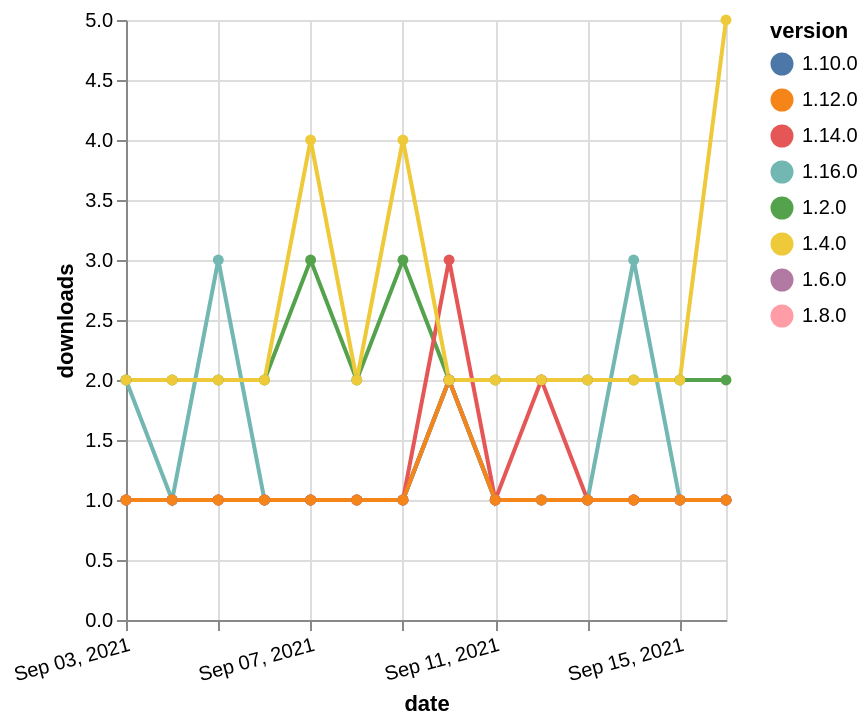

Express this chart as Vega-Lite.
### Vega-Lite specification from a JSON file in a GitHub repository (floating-point values rounded to 4 significant figures)
{"$schema": "https://vega.github.io/schema/vega-lite/v5.json", "description": "A simple bar chart with embedded data.", "data": {"values": [{"date": "2021-09-03", "total": 257, "delta": 1, "version": "1.6.0"}, {"date": "2021-09-04", "total": 258, "delta": 1, "version": "1.6.0"}, {"date": "2021-09-05", "total": 259, "delta": 1, "version": "1.6.0"}, {"date": "2021-09-06", "total": 260, "delta": 1, "version": "1.6.0"}, {"date": "2021-09-07", "total": 261, "delta": 1, "version": "1.6.0"}, {"date": "2021-09-08", "total": 262, "delta": 1, "version": "1.6.0"}, {"date": "2021-09-09", "total": 263, "delta": 1, "version": "1.6.0"}, {"date": "2021-09-10", "total": 265, "delta": 2, "version": "1.6.0"}, {"date": "2021-09-11", "total": 266, "delta": 1, "version": "1.6.0"}, {"date": "2021-09-12", "total": 267, "delta": 1, "version": "1.6.0"}, {"date": "2021-09-13", "total": 268, "delta": 1, "version": "1.6.0"}, {"date": "2021-09-14", "total": 269, "delta": 1, "version": "1.6.0"}, {"date": "2021-09-15", "total": 270, "delta": 1, "version": "1.6.0"}, {"date": "2021-09-16", "total": 271, "delta": 1, "version": "1.6.0"}, {"date": "2021-09-03", "total": 190, "delta": 1, "version": "1.8.0"}, {"date": "2021-09-04", "total": 191, "delta": 1, "version": "1.8.0"}, {"date": "2021-09-05", "total": 192, "delta": 1, "version": "1.8.0"}, {"date": "2021-09-06", "total": 193, "delta": 1, "version": "1.8.0"}, {"date": "2021-09-07", "total": 194, "delta": 1, "version": "1.8.0"}, {"date": "2021-09-08", "total": 195, "delta": 1, "version": "1.8.0"}, {"date": "2021-09-09", "total": 196, "delta": 1, "version": "1.8.0"}, {"date": "2021-09-10", "total": 198, "delta": 2, "version": "1.8.0"}, {"date": "2021-09-11", "total": 199, "delta": 1, "version": "1.8.0"}, {"date": "2021-09-12", "total": 200, "delta": 1, "version": "1.8.0"}, {"date": "2021-09-13", "total": 201, "delta": 1, "version": "1.8.0"}, {"date": "2021-09-14", "total": 202, "delta": 1, "version": "1.8.0"}, {"date": "2021-09-15", "total": 203, "delta": 1, "version": "1.8.0"}, {"date": "2021-09-16", "total": 204, "delta": 1, "version": "1.8.0"}, {"date": "2021-09-03", "total": 193, "delta": 1, "version": "1.10.0"}, {"date": "2021-09-04", "total": 194, "delta": 1, "version": "1.10.0"}, {"date": "2021-09-05", "total": 195, "delta": 1, "version": "1.10.0"}, {"date": "2021-09-06", "total": 196, "delta": 1, "version": "1.10.0"}, {"date": "2021-09-07", "total": 197, "delta": 1, "version": "1.10.0"}, {"date": "2021-09-08", "total": 198, "delta": 1, "version": "1.10.0"}, {"date": "2021-09-09", "total": 199, "delta": 1, "version": "1.10.0"}, {"date": "2021-09-10", "total": 201, "delta": 2, "version": "1.10.0"}, {"date": "2021-09-11", "total": 202, "delta": 1, "version": "1.10.0"}, {"date": "2021-09-12", "total": 203, "delta": 1, "version": "1.10.0"}, {"date": "2021-09-13", "total": 204, "delta": 1, "version": "1.10.0"}, {"date": "2021-09-14", "total": 205, "delta": 1, "version": "1.10.0"}, {"date": "2021-09-15", "total": 206, "delta": 1, "version": "1.10.0"}, {"date": "2021-09-16", "total": 207, "delta": 1, "version": "1.10.0"}, {"date": "2021-09-03", "total": 122, "delta": 2, "version": "1.16.0"}, {"date": "2021-09-04", "total": 123, "delta": 1, "version": "1.16.0"}, {"date": "2021-09-05", "total": 126, "delta": 3, "version": "1.16.0"}, {"date": "2021-09-06", "total": 127, "delta": 1, "version": "1.16.0"}, {"date": "2021-09-07", "total": 128, "delta": 1, "version": "1.16.0"}, {"date": "2021-09-08", "total": 129, "delta": 1, "version": "1.16.0"}, {"date": "2021-09-09", "total": 130, "delta": 1, "version": "1.16.0"}, {"date": "2021-09-10", "total": 132, "delta": 2, "version": "1.16.0"}, {"date": "2021-09-11", "total": 133, "delta": 1, "version": "1.16.0"}, {"date": "2021-09-12", "total": 134, "delta": 1, "version": "1.16.0"}, {"date": "2021-09-13", "total": 135, "delta": 1, "version": "1.16.0"}, {"date": "2021-09-14", "total": 138, "delta": 3, "version": "1.16.0"}, {"date": "2021-09-15", "total": 139, "delta": 1, "version": "1.16.0"}, {"date": "2021-09-16", "total": 140, "delta": 1, "version": "1.16.0"}, {"date": "2021-09-03", "total": 2389, "delta": 2, "version": "1.2.0"}, {"date": "2021-09-04", "total": 2391, "delta": 2, "version": "1.2.0"}, {"date": "2021-09-05", "total": 2393, "delta": 2, "version": "1.2.0"}, {"date": "2021-09-06", "total": 2395, "delta": 2, "version": "1.2.0"}, {"date": "2021-09-07", "total": 2398, "delta": 3, "version": "1.2.0"}, {"date": "2021-09-08", "total": 2400, "delta": 2, "version": "1.2.0"}, {"date": "2021-09-09", "total": 2403, "delta": 3, "version": "1.2.0"}, {"date": "2021-09-10", "total": 2405, "delta": 2, "version": "1.2.0"}, {"date": "2021-09-11", "total": 2407, "delta": 2, "version": "1.2.0"}, {"date": "2021-09-12", "total": 2409, "delta": 2, "version": "1.2.0"}, {"date": "2021-09-13", "total": 2411, "delta": 2, "version": "1.2.0"}, {"date": "2021-09-14", "total": 2413, "delta": 2, "version": "1.2.0"}, {"date": "2021-09-15", "total": 2415, "delta": 2, "version": "1.2.0"}, {"date": "2021-09-16", "total": 2417, "delta": 2, "version": "1.2.0"}, {"date": "2021-09-03", "total": 188, "delta": 1, "version": "1.14.0"}, {"date": "2021-09-04", "total": 189, "delta": 1, "version": "1.14.0"}, {"date": "2021-09-05", "total": 190, "delta": 1, "version": "1.14.0"}, {"date": "2021-09-06", "total": 191, "delta": 1, "version": "1.14.0"}, {"date": "2021-09-07", "total": 192, "delta": 1, "version": "1.14.0"}, {"date": "2021-09-08", "total": 193, "delta": 1, "version": "1.14.0"}, {"date": "2021-09-09", "total": 194, "delta": 1, "version": "1.14.0"}, {"date": "2021-09-10", "total": 197, "delta": 3, "version": "1.14.0"}, {"date": "2021-09-11", "total": 198, "delta": 1, "version": "1.14.0"}, {"date": "2021-09-12", "total": 200, "delta": 2, "version": "1.14.0"}, {"date": "2021-09-13", "total": 201, "delta": 1, "version": "1.14.0"}, {"date": "2021-09-14", "total": 202, "delta": 1, "version": "1.14.0"}, {"date": "2021-09-15", "total": 203, "delta": 1, "version": "1.14.0"}, {"date": "2021-09-16", "total": 204, "delta": 1, "version": "1.14.0"}, {"date": "2021-09-03", "total": 166, "delta": 1, "version": "1.12.0"}, {"date": "2021-09-04", "total": 167, "delta": 1, "version": "1.12.0"}, {"date": "2021-09-05", "total": 168, "delta": 1, "version": "1.12.0"}, {"date": "2021-09-06", "total": 169, "delta": 1, "version": "1.12.0"}, {"date": "2021-09-07", "total": 170, "delta": 1, "version": "1.12.0"}, {"date": "2021-09-08", "total": 171, "delta": 1, "version": "1.12.0"}, {"date": "2021-09-09", "total": 172, "delta": 1, "version": "1.12.0"}, {"date": "2021-09-10", "total": 174, "delta": 2, "version": "1.12.0"}, {"date": "2021-09-11", "total": 175, "delta": 1, "version": "1.12.0"}, {"date": "2021-09-12", "total": 176, "delta": 1, "version": "1.12.0"}, {"date": "2021-09-13", "total": 177, "delta": 1, "version": "1.12.0"}, {"date": "2021-09-14", "total": 178, "delta": 1, "version": "1.12.0"}, {"date": "2021-09-15", "total": 179, "delta": 1, "version": "1.12.0"}, {"date": "2021-09-16", "total": 180, "delta": 1, "version": "1.12.0"}, {"date": "2021-09-03", "total": 2512, "delta": 2, "version": "1.4.0"}, {"date": "2021-09-04", "total": 2514, "delta": 2, "version": "1.4.0"}, {"date": "2021-09-05", "total": 2516, "delta": 2, "version": "1.4.0"}, {"date": "2021-09-06", "total": 2518, "delta": 2, "version": "1.4.0"}, {"date": "2021-09-07", "total": 2522, "delta": 4, "version": "1.4.0"}, {"date": "2021-09-08", "total": 2524, "delta": 2, "version": "1.4.0"}, {"date": "2021-09-09", "total": 2528, "delta": 4, "version": "1.4.0"}, {"date": "2021-09-10", "total": 2530, "delta": 2, "version": "1.4.0"}, {"date": "2021-09-11", "total": 2532, "delta": 2, "version": "1.4.0"}, {"date": "2021-09-12", "total": 2534, "delta": 2, "version": "1.4.0"}, {"date": "2021-09-13", "total": 2536, "delta": 2, "version": "1.4.0"}, {"date": "2021-09-14", "total": 2538, "delta": 2, "version": "1.4.0"}, {"date": "2021-09-15", "total": 2540, "delta": 2, "version": "1.4.0"}, {"date": "2021-09-16", "total": 2545, "delta": 5, "version": "1.4.0"}]}, "width": "container", "mark": {"type": "line", "point": {"filled": true}}, "encoding": {"x": {"field": "date", "type": "temporal", "timeUnit": "yearmonthdate", "title": "date", "axis": {"labelAngle": -15}}, "y": {"field": "delta", "type": "quantitative", "title": "downloads"}, "color": {"field": "version", "type": "nominal"}, "tooltip": {"field": "delta"}}}
